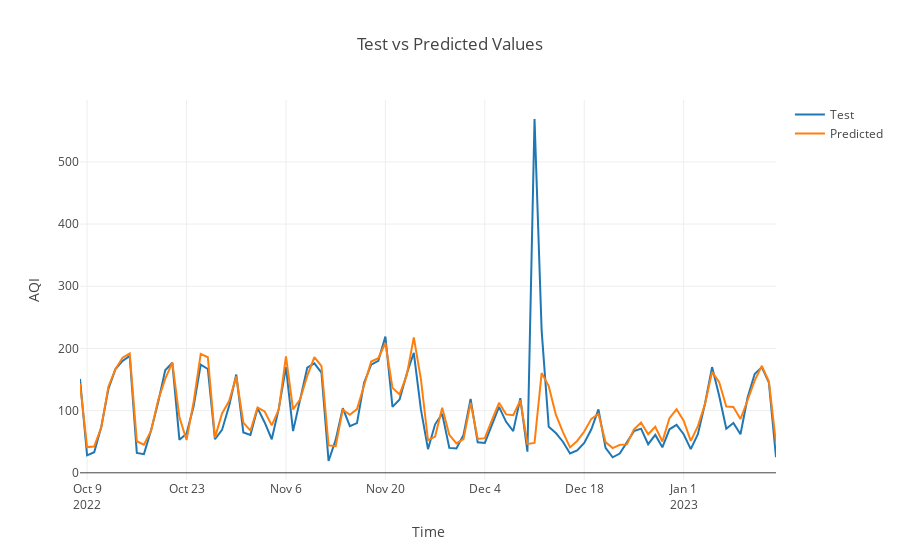

The notebook cell saved with this chart:
### Code cell
from datetime import datetime
import pandas as pd
import plotly.graph_objs as go

def time_2_timestamp(x):
    dt_obj = datetime.fromtimestamp(x / 1000)
    date = dt_obj.date()
    return date.isoformat()

result = pd.DataFrame(columns=["Time", "Test", "Predicted"])
result["Time"] = test["date"].apply(time_2_timestamp)
result["Test"] = test_y
result["Predicted"] = pred_y

fig = go.Figure()
fig.add_trace(go.Scatter(x=result['Time'], y=result['Test'],
                    mode='lines',
                    name='Test'))
fig.add_trace(go.Scatter(x=result['Time'], y=result['Predicted'],
                    mode='lines',
                    name='Predicted'))

# Edit the layout
fig.update_layout(title='Test vs Predicted Values',
                   xaxis_title='Time',
                   yaxis_title='AQI',
                   template='gridon')

fig.show()
